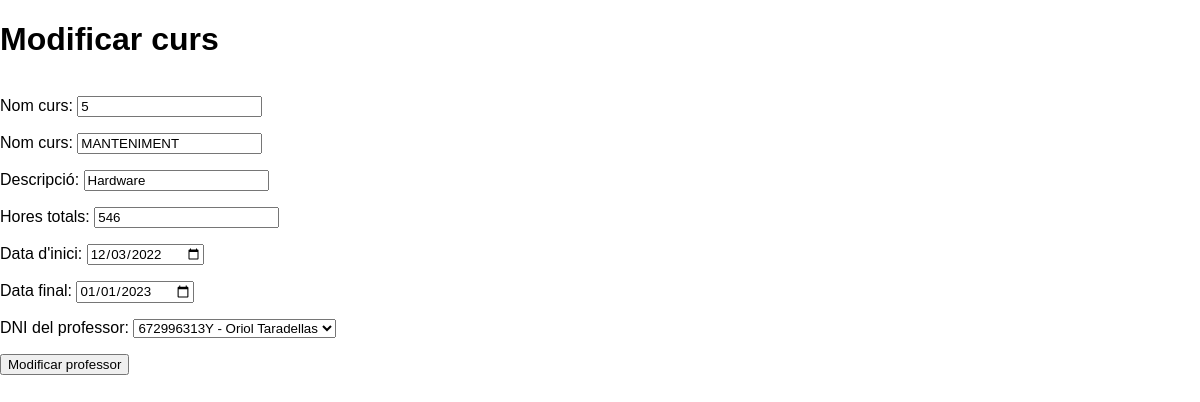
The page /admin/modcursos.php?id=5 (signed in) on the database its author committed.
### tables this page shows
CREATE TABLE `cursos` (
  `codi_curs` int(100) NOT NULL,
  `nom_curs` varchar(20) NOT NULL,
  `desc_curs` varchar(100) NOT NULL,
  `hores_curs` int(255) NOT NULL,
  `ini_curs` date NOT NULL,
  `fin_curs` date NOT NULL,
  `DNI_prof` varchar(100) DEFAULT NULL,
  `visible` tinyint(1) NOT NULL
);

### admin/modcursos.php (the view, shortened to what this page needs)
<!DOCTYPE html>
<html lang="ca">
    <head>
        <link rel="stylesheet" href="style.css">
    </head>
    <body>
        <?php
            if (isset($_SESSION["user"])){
                $conexion = mysqli_connect("localhost","root","","infobdn");
                if ($_POST) {
                    $id = $_POST['id'];
                    $nom = $_POST['nom_curs'];
                    $desc = $_POST['desc_curs'];
                    $hores = $_POST['hores_curs'];
                    $dataini = $_POST['ini_curs'];
                    $datafin = $_POST['fin_curs'];
                    $DNI = $_POST['DNI_prof'];
                    $sql = "UPDATE cursos SET nom_curs = '$nom', desc_curs = '$desc', hores_curs = '$hores', ini_curs='$dataini', fin_curs='$datafin', DNI_prof='$DNI' WHERE codi_curs='$id'";
                    $consulta = mysqli_query($conexion,$sql);
                    if(!$consulta){
                        echo mysqli_error($conexion)."<br>";
                        echo "Error querry no valida ".$sql;
                    }else{
                        echo "<h1>Curs modificat correctament!</h1>";
                        echo "<p>Redirigint...</p>";
                        echo "<META HTTP-EQUIV='REFRESH' CONTENT='3;URL=cursadmin.php'>";
                    }
                }else{
                    if ($_REQUEST['id']){
                        if ($conexion == false){
                            mysqli_connect_error();
                        }else{
                            $id = $_REQUEST['id'];
                            $sql = "SELECT * FROM cursos WHERE codi_curs = $id";
                            $consulta = mysqli_query($conexion,$sql);
                            if(!$consulta){
                                echo mysqli_error($conexion)."<br>";
                                echo "Error querry no valida ".$sql;
                            }else{
                                $resultat = mysqli_fetch_assoc($consulta);
                                $nomdni = "SELECT DNI,nom_prof,cog_prof FROM professors";
                                $consultadni = mysqli_query($conexion,$nomdni);
                                $numlinia = mysqli_num_rows($consultadni);
                                echo "<h1>Modificar curs</h1>";
                                echo "<div>";
                                    echo "<form action='modcursos.php' method='post'>";
                                        echo "<p>Nom curs: <input type='number' name='id' id='id' value='".$resultat['codi_curs']."' readonly></p>";
                                        echo "<p>Nom curs: <input type='text' name='nom_curs' id='nom_curs' value='".$resultat['nom_curs']."'></p>";
                                        echo "<p>Descripció: <input type='text' name='desc_curs' id='desc_curs' value='".$resultat['desc_curs']."'></p>";
                                        echo "<p>Hores totals: <input type='number' name='hores_curs' id='hores_curs' value='".$resultat['hores_curs']."'></p>";
                                        echo "<p>Data d'inici: <input type='date' name='ini_curs' id='ini_curs' value='".$resultat['ini_curs']."'></input></p>";
                                        echo "<p>Data final: <input type='date' name='fin_curs' id='fin_curs' value='".$resultat['fin_curs']."'></input></p>";
                                        echo "<p>DNI del professor: <select name='DNI_prof' id='DNI_prof' value='".$resultat['DNI_prof']."'>";
                                        for ($i=0;$i<$numlinia;$i++){
                                            $dninomcomplet = mysqli_fetch_assoc($consultadni);
                                            if($resultat['DNI_prof'] == $dninomcomplet['DNI']){
                                                ?>
                                                <option selected value='<?php echo $dninomcomplet["DNI"]?>'><?php echo $dninomcomplet["DNI"]." - ".$dninomcomplet["nom_prof"]." ".$dninomcomplet["cog_prof"]?></option>
                                                <?php
                                            }else{
                                                ?>
                                                <option value='<?php echo $dninomcomplet["DNI"] ?>'><?php echo $dninomcomplet["DNI"]." - ".$dninomcomplet["nom_prof"]." ".$dninomcomplet["cog_prof"]?></option>;
                                                <?php
                                                 echo "\n";
                                            }
                                        }
                                        echo "</select></p>";
                                        echo "<p><button type='submit'>Modificar professor</button></p>";
                                    echo "</form>";
                                echo "</div>";
                            }
                        }
                    }else{
                    echo "<h1>No hem pogut obtenir el identificador del curs</h1>";
                    echo "<p>Redirigint...</p>";
                    echo "<META HTTP-EQUIV='REFRESH' CONTENT='3;URL=cursadmin.php'>";
                    }
                }
            }else{
                echo "<p>Has d'estar valiat per veure aquesta pàgina</p>";
                echo "Redirigint...";
                echo "<META HTTP-EQUIV='REFRESH' CONTENT='3;URL=logadmin.php'>";
            }
        ?>
    </body>
</html>

### admin/css/style.css (style rules this page uses)
* { font-family: Arial; }
body { margin: 0px; padding: 0px; display: flex; flex-direction: column; }

### rows shown on the page
cursos: id "5", nom_curs "MANTENIMENT", desc_curs "Hardware", hores_curs "546", ini_curs "12/03/2022", fin_curs "01/01/2023"

### other values the page prints
form field DNI_prof "672996313Y - Oriol Taradellas"
